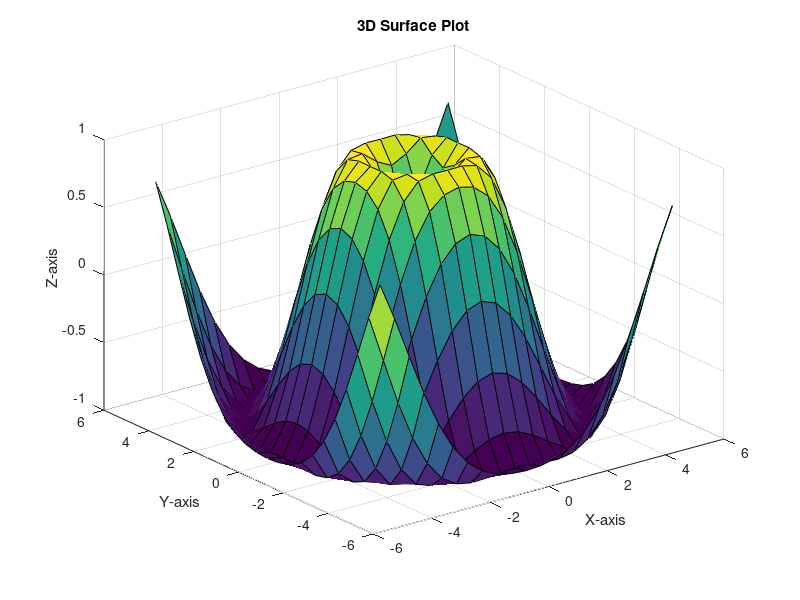

Here is the MATLAB script that generated this plot:
x = -5:0.5:5;  % Define x-coordinates
y = -5:0.5:5;  % Define y-coordinates
[X, Y] = meshgrid(x, y);  % Generate the grid
Z = sin(sqrt(X.^2 + Y.^2));  % Define a function
surf(X, Y, Z);  % Create a surface plot
xlabel('X-axis');
ylabel('Y-axis');
zlabel('Z-axis');
title('3D Surface Plot');
pause;